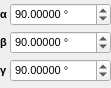
<?xml version="1.0" encoding="UTF-8"?>
<ui version="4.0">
 <class>CellAnglesPopup</class>
 <widget class="QWidget" name="CellAnglesPopup">
  <property name="geometry">
   <rect>
    <x>0</x>
    <y>0</y>
    <width>111</width>
    <height>88</height>
   </rect>
  </property>
  <property name="sizePolicy">
   <sizepolicy hsizetype="Minimum" vsizetype="Minimum">
    <horstretch>0</horstretch>
    <verstretch>0</verstretch>
   </sizepolicy>
  </property>
  <property name="font">
   <font>
    <pointsize>8</pointsize>
   </font>
  </property>
  <property name="windowTitle">
   <string>Cell Angles Popup</string>
  </property>
  <layout class="QGridLayout" name="gridLayout">
   <property name="margin">
    <number>0</number>
   </property>
   <property name="spacing">
    <number>2</number>
   </property>
   <item row="0" column="0">
    <widget class="QLabel" name="label">
     <property name="sizePolicy">
      <sizepolicy hsizetype="Minimum" vsizetype="Preferred">
       <horstretch>0</horstretch>
       <verstretch>0</verstretch>
      </sizepolicy>
     </property>
     <property name="font">
      <font>
       <weight>75</weight>
       <bold>true</bold>
      </font>
     </property>
     <property name="text">
      <string>&amp;#945;</string>
     </property>
     <property name="textFormat">
      <enum>Qt::RichText</enum>
     </property>
    </widget>
   </item>
   <item row="0" column="1">
    <widget class="TExponentialSpin" name="AlphaSpin">
     <property name="sizePolicy">
      <sizepolicy hsizetype="Expanding" vsizetype="Fixed">
       <horstretch>0</horstretch>
       <verstretch>0</verstretch>
      </sizepolicy>
     </property>
     <property name="suffix">
      <string> °</string>
     </property>
     <property name="decimals">
      <number>5</number>
     </property>
     <property name="minimum">
      <double>-180.000000000000000</double>
     </property>
     <property name="maximum">
      <double>180.000000000000000</double>
     </property>
     <property name="value">
      <double>90.000000000000000</double>
     </property>
    </widget>
   </item>
   <item row="1" column="0">
    <widget class="QLabel" name="label_2">
     <property name="sizePolicy">
      <sizepolicy hsizetype="Minimum" vsizetype="Preferred">
       <horstretch>0</horstretch>
       <verstretch>0</verstretch>
      </sizepolicy>
     </property>
     <property name="font">
      <font>
       <weight>75</weight>
       <bold>true</bold>
      </font>
     </property>
     <property name="text">
      <string>&amp;#946;</string>
     </property>
     <property name="textFormat">
      <enum>Qt::RichText</enum>
     </property>
    </widget>
   </item>
   <item row="1" column="1">
    <widget class="TExponentialSpin" name="BetaSpin">
     <property name="sizePolicy">
      <sizepolicy hsizetype="Expanding" vsizetype="Fixed">
       <horstretch>0</horstretch>
       <verstretch>0</verstretch>
      </sizepolicy>
     </property>
     <property name="suffix">
      <string> °</string>
     </property>
     <property name="decimals">
      <number>5</number>
     </property>
     <property name="minimum">
      <double>-180.000000000000000</double>
     </property>
     <property name="maximum">
      <double>180.000000000000000</double>
     </property>
     <property name="value">
      <double>90.000000000000000</double>
     </property>
    </widget>
   </item>
   <item row="2" column="0">
    <widget class="QLabel" name="label_3">
     <property name="sizePolicy">
      <sizepolicy hsizetype="Minimum" vsizetype="Preferred">
       <horstretch>0</horstretch>
       <verstretch>0</verstretch>
      </sizepolicy>
     </property>
     <property name="font">
      <font>
       <weight>75</weight>
       <bold>true</bold>
      </font>
     </property>
     <property name="text">
      <string>&amp;#947;</string>
     </property>
     <property name="textFormat">
      <enum>Qt::RichText</enum>
     </property>
    </widget>
   </item>
   <item row="2" column="1">
    <widget class="TExponentialSpin" name="GammaSpin">
     <property name="sizePolicy">
      <sizepolicy hsizetype="Expanding" vsizetype="Fixed">
       <horstretch>0</horstretch>
       <verstretch>0</verstretch>
      </sizepolicy>
     </property>
     <property name="suffix">
      <string> °</string>
     </property>
     <property name="decimals">
      <number>5</number>
     </property>
     <property name="minimum">
      <double>-180.000000000000000</double>
     </property>
     <property name="maximum">
      <double>180.000000000000000</double>
     </property>
     <property name="value">
      <double>90.000000000000000</double>
     </property>
    </widget>
   </item>
  </layout>
 </widget>
 <customwidgets>
  <customwidget>
   <class>TExponentialSpin</class>
   <extends>QDoubleSpinBox</extends>
   <header>texponentialspin.hui</header>
  </customwidget>
 </customwidgets>
 <resources>
  <include location="icons.qrc"/>
 </resources>
 <connections/>
</ui>
